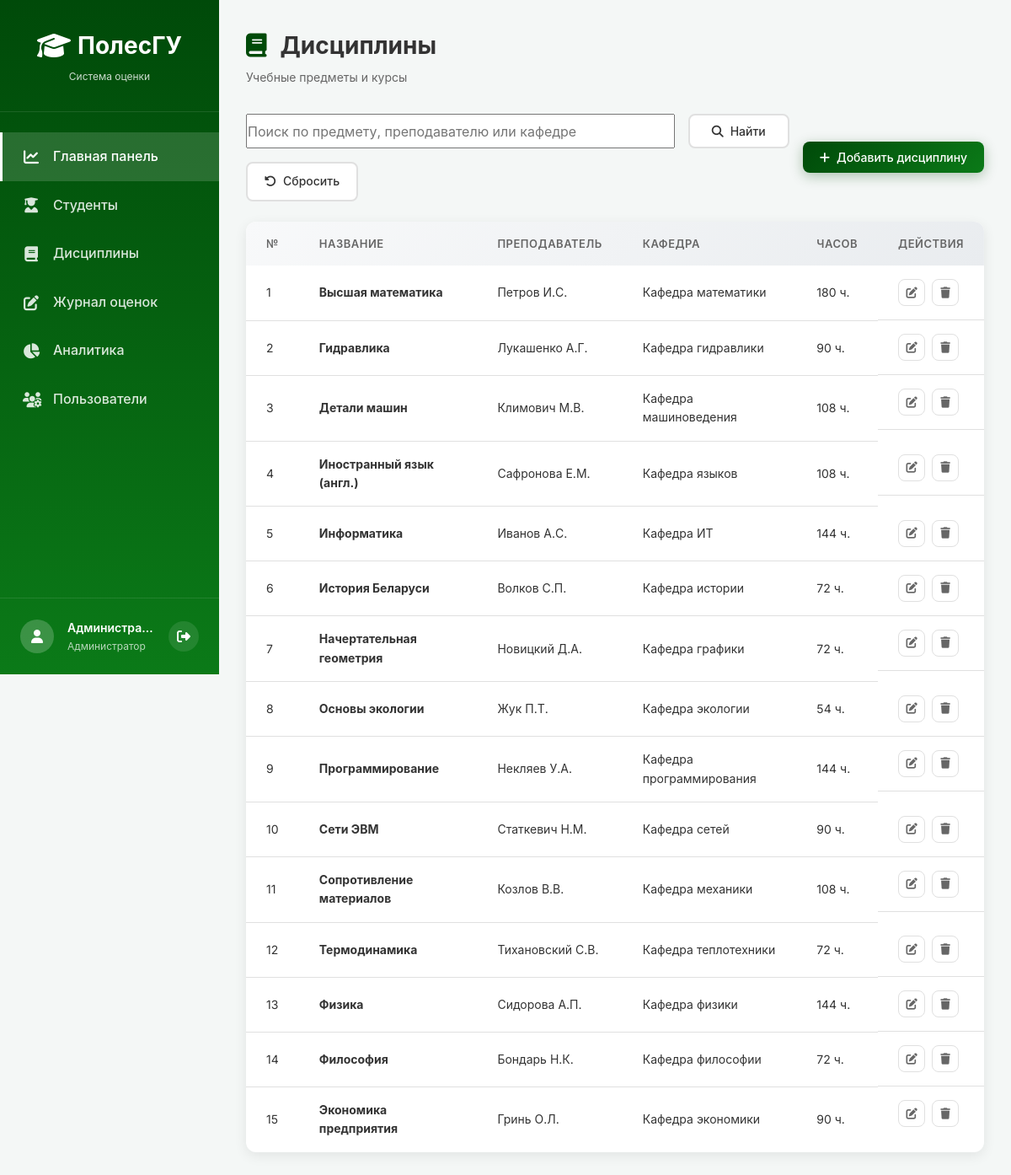
The page /modules/disciplines/index.php (signed in) on the database its author committed.
### tables this page shows
CREATE TABLE disciplines (
        id INTEGER PRIMARY KEY AUTOINCREMENT,
        name TEXT NOT NULL,
        teacher TEXT,
        department TEXT,
        hours INTEGER
    );

### config/functions.php (called while the page is built, shortened)
<?php
function escape($string) {
    return htmlspecialchars($string, ENT_QUOTES, 'UTF-8');
}
?>

### modules/disciplines/index.php (the view, shortened to what this page needs)
<?php
require_once __DIR__ . '/../../config/functions.php';
$pdo = getDB();
$searchQuery = trim($_GET['search'] ?? '');
$sql = "SELECT * FROM disciplines";
$params = [];
$sql .= " ORDER BY name";
$stmt = $pdo->prepare($sql);
$stmt->execute($params);
$disciplines = $stmt->fetchAll();
include __DIR__ . '/../../includes/header.php';
include __DIR__ . '/../../includes/sidebar.php';
?>
<main class="main-content">
    <div class="page-header">
        <h1><i class="fas fa-book"></i> Дисциплины</h1>
        <p>Учебные предметы и курсы</p>
    </div>
    <div class="actions-bar">
        <form method="GET" class="filter-form discipline-search-form">
            <input type="text" name="search" placeholder="Поиск по предмету, преподавателю или кафедре" value="<?= escape($searchQuery) ?>">
            <button type="submit" class="btn btn-secondary">
                <i class="fas fa-search"></i> Найти
            </button>
            <a href="/index.php?module=disciplines" class="btn btn-secondary">
                <i class="fas fa-rotate-left"></i> Сбросить
            </a>
        </form>
        <button class="btn btn-primary" onclick="openAddModal()">
            <i class="fas fa-plus"></i> Добавить дисциплину
        </button>
    </div>
    <div class="table-card">
        <div class="table-body">
            <table class="data-table">
                <thead>
                    <tr>
                        <th>№</th>
                        <th>Название</th>
                        <th>Преподаватель</th>
                        <th>Кафедра</th>
                        <th>Часов</th>
                        <th>Действия</th>
                    </tr>
                </thead>
                <tbody>
                    <?php foreach ($disciplines as $index => $discipline): ?>
                    <tr>
                        <td><?= $index + 1 ?></td>
                        <td><strong><?= escape($discipline['name']) ?></strong></td>
                        <td><?= escape($discipline['teacher']) ?></td>
                        <td><?= escape($discipline['department']) ?></td>
                        <td><?= $discipline['hours'] ?> ч.</td>
                        <td class="actions">
                            <button class="btn-icon" onclick="editDiscipline(<?= htmlspecialchars(json_encode($discipline)) ?>)" title="Редактировать">
                                <i class="fas fa-edit"></i>
                            </button>
                            <button class="btn-icon btn-danger" onclick="deleteDiscipline(<?= $discipline['id'] ?>, '<?= escape($discipline['name']) ?>')" title="Удалить">
                                <i class="fas fa-trash"></i>
                            </button>
                        </td>
                    </tr>
                    <?php endforeach; ?>
                </tbody>
            </table>
        </div>
    </div>
</main>
<?php include __DIR__ . '/../../includes/footer.php'; ?>

### assets/css/style.css (style rules this page uses)
:root { --primary-gradient: linear-gradient(135deg, #004a09 0%, #0b7a18 100%); --primary-color: #004a09; --primary-light: #0b7a18; --secondary-color: #6c757d; --bg-color: #f4f7f6; --surface-color: #ffffff; --sidebar-bg: linear-gradient(180deg, #004a09 0%, #0b7a18 100%); --text-primary: #333333; --text-secondary: #666666; --text-muted: #999999; --text-light: #ffffff; --success-color: #2ecc71; --warning-color: #f1c40f; --danger-color: #e74c3c; --info-color: #3498db; --border-color: #e0e0e0; --border-radius: 12px; --border-radius-sm: 8px; --border-radius-lg: 16px; --shadow-sm: 0 2px 4px rgba(0, 0, 0, 0.05); --shadow-md: 0 4px 15px rgba(0, 0, 0, 0.08); --shadow-lg: 0 8px 30px rgba(0, 0, 0, 0.12); --shadow-xl: 0 20px 60px rgba(0, 0, 0, 0.15); --spacing-xs: 4px; --spacing-sm: 8px; --spacing-md: 16px; --spacing-lg: 24px; --spacing-xl: 32px; --sidebar-width: 260px; --header-height: 70px; }
* { margin: 0; padding: 0; box-sizing: border-box; }
html { font-size: 16px; scroll-behavior: smooth; }
body { font-family: 'Inter', -apple-system, BlinkMacSystemFont, 'Segoe UI', Roboto, sans-serif; background-color: var(--bg-color); color: var(--text-primary); line-height: 1.6; min-height: 100vh; overflow-x: hidden; }
a { text-decoration: none; color: inherit; transition: color 0.3s ease; }
button { cursor: pointer; border: none; outline: none; font-family: inherit; }
input, select, textarea { font-family: inherit; font-size: inherit; outline: none; }
.main-content { flex: 1; margin-left: var(--sidebar-width); padding: var(--spacing-xl); min-height: 100vh; }
.page-header { margin-bottom: var(--spacing-xl); }
.page-header h1 { font-size: 28px; font-weight: 700; color: var(--text-primary); margin-bottom: var(--spacing-xs); display: flex; align-items: center; gap: var(--spacing-md); }
.page-header h1 i { color: var(--primary-color); }
.page-header p { color: var(--text-secondary); font-size: 14px; }
.table-card { background: var(--surface-color); border-radius: var(--border-radius); box-shadow: var(--shadow-md); overflow: hidden; margin-bottom: var(--spacing-xl); }
.table-body { overflow-x: auto; }
.data-table { width: 100%; border-collapse: collapse; }
.data-table thead { background: linear-gradient(135deg, #f8f9fa 0%, #e9ecef 100%); }
.data-table th { padding: var(--spacing-md) var(--spacing-lg); text-align: left; font-weight: 600; font-size: 13px; color: var(--text-secondary); text-transform: uppercase; letter-spacing: 0.5px; white-space: nowrap; }
.data-table td { padding: var(--spacing-md) var(--spacing-lg); border-bottom: 1px solid var(--border-color); font-size: 14px; color: var(--text-primary); }
.data-table tbody tr { transition: background-color 0.2s ease; }
.data-table tbody tr:last-child td { border-bottom: none; }
.data-table .actions { display: flex; gap: var(--spacing-sm); }
.btn { display: inline-flex; align-items: center; gap: var(--spacing-sm); padding: 10px 20px; border-radius: var(--border-radius-sm); font-weight: 500; font-size: 14px; transition: all 0.3s ease; cursor: pointer; }
.btn-primary { background: var(--primary-gradient); color: var(--text-light); box-shadow: 0 4px 15px rgba(0, 74, 9, 0.3); }
.btn-secondary { background: var(--surface-color); color: var(--text-primary); border: 2px solid var(--border-color); }
.btn-danger { background: var(--danger-color); color: var(--text-light); }
.btn-icon { width: 32px; height: 32px; border-radius: var(--border-radius-sm); background: var(--surface-color); border: 1px solid var(--border-color); color: var(--text-secondary); display: flex; align-items: center; justify-content: center; transition: all 0.3s ease; }
.filter-form { display: flex; gap: var(--spacing-md); align-items: flex-end; flex-wrap: wrap; }
.filter-form select, .filter-form input { min-width: 200px; }
.discipline-search-form { flex: 1; align-items: stretch; }
.discipline-search-form input { flex: 1 1 360px; min-width: 260px; }
.discipline-search-form .btn { flex: 0 0 auto; min-width: 120px; justify-content: center; }
.actions-bar { display: flex; justify-content: space-between; align-items: center; margin-bottom: var(--spacing-lg); flex-wrap: wrap; gap: var(--spacing-md); }
.kpi-card, .chart-card, .table-card { animation: fadeIn 0.5s ease; }

### rows shown on the page
disciplines: name "Высшая математика", teacher "Петров И.С.", department "Кафедра математики", hours "180"
disciplines: name "Гидравлика", teacher "Лукашенко А.Г.", department "Кафедра гидравлики", hours "90"
disciplines: name "Детали машин", teacher "Климович М.В.", department "Кафедра машиноведения", hours "108"
disciplines: name "Иностранный язык (англ.)", teacher "Сафронова Е.М.", department "Кафедра языков", hours "108"
disciplines: name "Информатика", teacher "Иванов А.С.", department "Кафедра ИТ", hours "144"
disciplines: name "История Беларуси", teacher "Волков С.П.", department "Кафедра истории", hours "72"
disciplines: name "Начертательная геометрия", teacher "Новицкий Д.А.", department "Кафедра графики", hours "72"
disciplines: name "Основы экологии", teacher "Жук П.Т.", department "Кафедра экологии", hours "54"
disciplines: name "Программирование", teacher "Некляев У.А.", department "Кафедра программирования", hours "144"
disciplines: name "Сети ЭВМ", teacher "Статкевич Н.М.", department "Кафедра сетей", hours "90"
disciplines: name "Сопротивление материалов", teacher "Козлов В.В.", department "Кафедра механики", hours "108"
disciplines: name "Термодинамика", teacher "Тихановский С.В.", department "Кафедра теплотехники", hours "72"
disciplines: name "Физика", teacher "Сидорова А.П.", department "Кафедра физики", hours "144"
disciplines: name "Философия", teacher "Бондарь Н.К.", department "Кафедра философии", hours "72"
disciplines: name "Экономика предприятия", teacher "Гринь О.Л.", department "Кафедра экономики", hours "90"

### other values the page prints
$_SESSION['full_name'] "Администра…"
getRoleLabel($_SESSION['role']) "Администратор"
